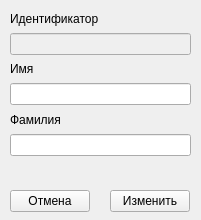
<?xml version="1.0" encoding="UTF-8"?>
<ui version="4.0">
 <class>editRecord</class>
 <widget class="QWidget" name="editRecord">
  <property name="geometry">
   <rect>
    <x>0</x>
    <y>0</y>
    <width>201</width>
    <height>220</height>
   </rect>
  </property>
  <property name="windowTitle">
   <string>Form</string>
  </property>
  <widget class="QWidget" name="verticalLayoutWidget">
   <property name="geometry">
    <rect>
     <x>10</x>
     <y>10</y>
     <width>181</width>
     <height>146</height>
    </rect>
   </property>
   <layout class="QVBoxLayout" name="verticalLayout">
    <item>
     <widget class="QLabel" name="label_3">
      <property name="font">
       <font>
        <family>Segoe UI</family>
       </font>
      </property>
      <property name="text">
       <string>Идентификатор</string>
      </property>
     </widget>
    </item>
    <item>
     <widget class="QLineEdit" name="lineEdit_3">
      <property name="enabled">
       <bool>false</bool>
      </property>
      <property name="font">
       <font>
        <family>Segoe UI</family>
       </font>
      </property>
     </widget>
    </item>
    <item>
     <widget class="QLabel" name="label">
      <property name="font">
       <font>
        <family>Segoe UI</family>
       </font>
      </property>
      <property name="text">
       <string>Имя</string>
      </property>
     </widget>
    </item>
    <item>
     <widget class="QLineEdit" name="lineEdit_2">
      <property name="font">
       <font>
        <family>Segoe UI</family>
       </font>
      </property>
     </widget>
    </item>
    <item>
     <widget class="QLabel" name="label_2">
      <property name="font">
       <font>
        <family>Segoe UI</family>
       </font>
      </property>
      <property name="text">
       <string>Фамилия</string>
      </property>
     </widget>
    </item>
    <item>
     <widget class="QLineEdit" name="lineEdit">
      <property name="font">
       <font>
        <family>Segoe UI</family>
       </font>
      </property>
     </widget>
    </item>
   </layout>
  </widget>
  <widget class="QPushButton" name="pushButton">
   <property name="geometry">
    <rect>
     <x>110</x>
     <y>190</y>
     <width>80</width>
     <height>22</height>
    </rect>
   </property>
   <property name="font">
    <font>
     <family>Segoe UI</family>
    </font>
   </property>
   <property name="text">
    <string>Изменить</string>
   </property>
  </widget>
  <widget class="QPushButton" name="pushButton_2">
   <property name="geometry">
    <rect>
     <x>10</x>
     <y>190</y>
     <width>80</width>
     <height>22</height>
    </rect>
   </property>
   <property name="font">
    <font>
     <family>Segoe UI</family>
    </font>
   </property>
   <property name="text">
    <string>Отмена</string>
   </property>
  </widget>
 </widget>
 <resources/>
 <connections/>
</ui>
